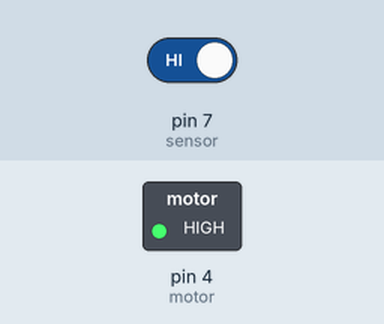
Recording of a sketch running on a simulated Arduino Uno, built with avr-gcc and run on an emulated ATmega328P. Shown: switched loads named in the sketch (green lamp = pin HIGH). The inputs (shaded band) are chosen by the test bench; at power-on: pin 7 (sensor) HIGH.

Above: at 1.2 s.
1.3 s: pin 7 (sensor) driven LOW
At 2.4 s:
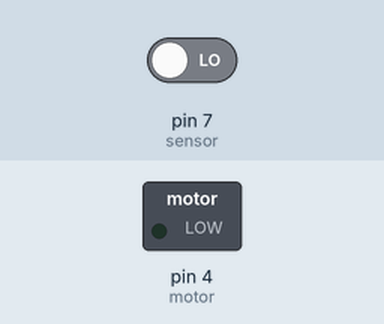
2.8 s: pin 7 (sensor) driven HIGH
At 4.3 s:
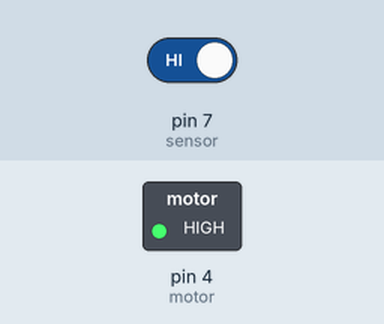
Timing chart, 0 to 5.8 s (numbered marks = the images above; inputs shaded):
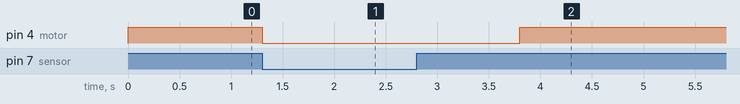

The sketch:

Sistema_lavado_automatico.ino
```cpp
//SISTEMA DE LAVADO AUTOMATICO...

int sensor = 7;// variable para el definir el pin de nuestro sensor
int valor = 0;// variable que almacenara los estados del sensor.
int motor = 4;// variable para definir el pin de nuestro motor.

void setup() {
  Serial.begin(9600);// bits por segundo, activar el serie.
  pinMode(sensor,INPUT);//definir el modo del pin como entrada.
  pinMode(motor,OUTPUT);// definir el modo del pin como salida

  digitalWrite(motor,HIGH);// señal alta del rele-apagar motor.

}

void loop() {

 valor = digitalRead(sensor);//recopilar datos mediante una lectura digital

if(valor == 0){// condicional
  digitalWrite(motor,LOW);//motor encendido
  delay(2500);//2 segundos y medio de espera.

}
else{
  digitalWrite(motor,HIGH);// encendemos el rele - apagamos el motor
}

}
```

Measured:
- after the input at 1.3 s, pin 4 (motor): HIGH → LOW at once
- after the input at 2.8 s, pin 4 (motor): LOW → HIGH after 1.0 s
